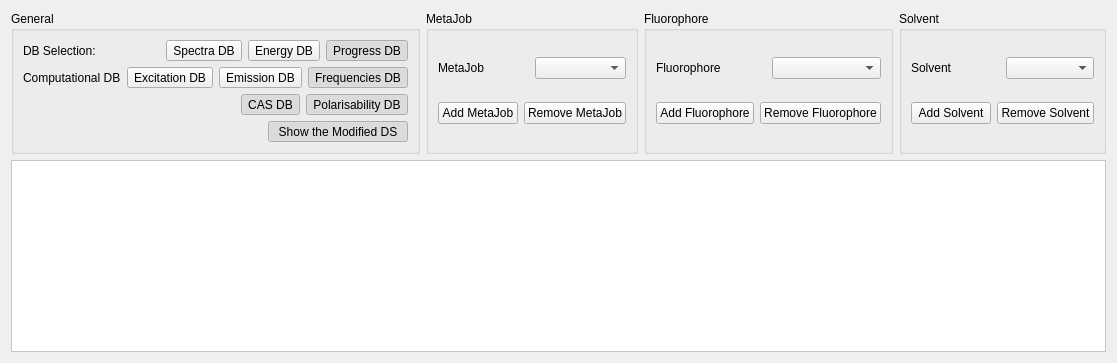
      <widget class="QWidget" name="tab_3">
       <attribute name="title">
        <string>Add/Remove</string>
       </attribute>
       <layout class="QVBoxLayout" name="verticalLayout_2">
        <item>
         <layout class="QHBoxLayout" name="horizontalLayout">
          <item>
           <widget class="QGroupBox" name="groupBox_3">
            <property name="sizePolicy">
             <sizepolicy hsizetype="Preferred" vsizetype="Maximum">
              <horstretch>0</horstretch>
              <verstretch>0</verstretch>
             </sizepolicy>
            </property>
            <property name="maximumSize">
             <size>
              <width>600</width>
              <height>16777215</height>
             </size>
            </property>
            <property name="title">
             <string>General</string>
            </property>
            <layout class="QVBoxLayout" name="verticalLayout_9">
             <item>
              <layout class="QHBoxLayout" name="horizontalLayout_11">
               <item>
                <widget class="QLabel" name="label_6">
                 <property name="text">
                  <string>DB Selection:</string>
                 </property>
                </widget>
               </item>
               <item>
                <widget class="QToolButton" name="ar_spectra">
                 <property name="text">
                  <string>Spectra DB</string>
                 </property>
                 <property name="checkable">
                  <bool>true</bool>
                 </property>
                </widget>
               </item>
               <item>
                <widget class="QToolButton" name="ar_energy">
                 <property name="text">
                  <string>Energy DB</string>
                 </property>
                 <property name="checkable">
                  <bool>true</bool>
                 </property>
                </widget>
               </item>
               <item>
                <widget class="QToolButton" name="ar_progress">
                 <property name="text">
                  <string>Progress DB</string>
                 </property>
                 <property name="checkable">
                  <bool>true</bool>
                 </property>
                 <property name="checked">
                  <bool>true</bool>
                 </property>
                </widget>
               </item>
              </layout>
             </item>
             <item>
              <layout class="QHBoxLayout" name="horizontalLayout_14">
               <item>
                <widget class="QLabel" name="label_4">
                 <property name="text">
                  <string>Computational DB</string>
                 </property>
                </widget>
               </item>
               <item>
                <widget class="QToolButton" name="ar_ex">
                 <property name="text">
                  <string>Excitation DB</string>
                 </property>
                 <property name="checkable">
                  <bool>true</bool>
                 </property>
                </widget>
               </item>
               <item>
                <widget class="QToolButton" name="ar_em">
                 <property name="text">
                  <string>Emission DB</string>
                 </property>
                 <property name="checkable">
                  <bool>true</bool>
                 </property>
                </widget>
               </item>
               <item>
                <widget class="QToolButton" name="ar_freq">
                 <property name="text">
                  <string>Frequencies DB</string>
                 </property>
                 <property name="checkable">
                  <bool>true</bool>
                 </property>
                 <property name="checked">
                  <bool>true</bool>
                 </property>
                </widget>
               </item>
              </layout>
             </item>
             <item>
              <layout class="QHBoxLayout" name="horizontalLayout_21">
               <item>
                <spacer name="horizontalSpacer_5">
                 <property name="orientation">
                  <enum>Qt::Horizontal</enum>
                 </property>
                 <property name="sizeHint" stdset="0">
                  <size>
                   <width>40</width>
                   <height>20</height>
                  </size>
                 </property>
                </spacer>
               </item>
               <item>
                <widget class="QToolButton" name="ar_cas">
                 <property name="text">
                  <string>CAS DB</string>
                 </property>
                 <property name="checkable">
                  <bool>true</bool>
                 </property>
                 <property name="checked">
                  <bool>true</bool>
                 </property>
                </widget>
               </item>
               <item>
                <widget class="QToolButton" name="ar_pol">
                 <property name="text">
                  <string>Polarisability DB</string>
                 </property>
                 <property name="checkable">
                  <bool>true</bool>
                 </property>
                 <property name="checked">
                  <bool>true</bool>
                 </property>
                </widget>
               </item>
              </layout>
             </item>
             <item>
              <layout class="QHBoxLayout" name="horizontalLayout_9">
               <item>
                <spacer name="horizontalSpacer_4">
                 <property name="orientation">
                  <enum>Qt::Horizontal</enum>
                 </property>
                 <property name="sizeHint" stdset="0">
                  <size>
                   <width>40</width>
                   <height>20</height>
                  </size>
                 </property>
                </spacer>
               </item>
               <item>
                <widget class="QToolButton" name="ar_show">
                 <property name="sizePolicy">
                  <sizepolicy hsizetype="Minimum" vsizetype="Fixed">
                   <horstretch>0</horstretch>
                   <verstretch>0</verstretch>
                  </sizepolicy>
                 </property>
                 <property name="minimumSize">
                  <size>
                   <width>140</width>
                   <height>0</height>
                  </size>
                 </property>
                 <property name="maximumSize">
                  <size>
                   <width>140</width>
                   <height>16777215</height>
                  </size>
                 </property>
                 <property name="text">
                  <string>Show the Modified DS</string>
                 </property>
                 <property name="checkable">
                  <bool>true</bool>
                 </property>
                 <property name="checked">
                  <bool>true</bool>
                 </property>
                </widget>
               </item>
              </layout>
             </item>
            </layout>
           </widget>
          </item>
          <item>
           <widget class="QGroupBox" name="groupBox">
            <property name="title">
             <string>MetaJob</string>
            </property>
            <layout class="QVBoxLayout" name="verticalLayout_10">
             <item>
              <layout class="QHBoxLayout" name="horizontalLayout_5">
               <item>
                <widget class="QLabel" name="label_8">
                 <property name="text">
                  <string>MetaJob</string>
                 </property>
                </widget>
               </item>
               <item>
                <widget class="QComboBox" name="ar_metajob_metajob"/>
               </item>
              </layout>
             </item>
             <item>
              <layout class="QHBoxLayout" name="horizontalLayout_13">
               <item>
                <widget class="QPushButton" name="ar_metajob_add">
                 <property name="text">
                  <string>Add MetaJob</string>
                 </property>
                </widget>
               </item>
               <item>
                <widget class="QPushButton" name="ar_metajob_remove">
                 <property name="text">
                  <string>Remove MetaJob</string>
                 </property>
                </widget>
               </item>
              </layout>
             </item>
            </layout>
           </widget>
          </item>
          <item>
           <widget class="QGroupBox" name="groupBox_2">
            <property name="title">
             <string>Fluorophore</string>
            </property>
            <layout class="QVBoxLayout" name="verticalLayout_7">
             <item>
              <layout class="QHBoxLayout" name="horizontalLayout_10">
               <item>
                <widget class="QLabel" name="label_5">
                 <property name="text">
                  <string>Fluorophore</string>
                 </property>
                </widget>
               </item>
               <item>
                <widget class="QComboBox" name="ar_fluorophore_fluorophore"/>
               </item>
              </layout>
             </item>
             <item>
              <layout class="QHBoxLayout" name="horizontalLayout_15">
               <item>
                <widget class="QPushButton" name="ar_fluorophore_add">
                 <property name="text">
                  <string>Add Fluorophore</string>
                 </property>
                </widget>
               </item>
               <item>
                <widget class="QPushButton" name="ar_fluorophore_remove">
                 <property name="text">
                  <string>Remove Fluorophore</string>
                 </property>
                </widget>
               </item>
              </layout>
             </item>
            </layout>
           </widget>
          </item>
          <item>
           <widget class="QGroupBox" name="groupBox_3">
            <property name="title">
             <string>Solvent</string>
            </property>
            <layout class="QVBoxLayout" name="verticalLayout_8">
             <item>
              <layout class="QHBoxLayout" name="horizontalLayout_12">
               <item>
                <widget class="QLabel" name="label_7">
                 <property name="text">
                  <string>Solvent</string>
                 </property>
                </widget>
               </item>
               <item>
                <widget class="QComboBox" name="ar_solvent_solvent"/>
               </item>
              </layout>
             </item>
             <item>
              <layout class="QHBoxLayout" name="horizontalLayout_16">
               <item>
                <widget class="QPushButton" name="ar_solvent_add">
                 <property name="text">
                  <string>Add Solvent</string>
                 </property>
                </widget>
               </item>
               <item>
                <widget class="QPushButton" name="ar_solvent_remove">
                 <property name="text">
                  <string>Remove Solvent</string>
                 </property>
                </widget>
               </item>
              </layout>
             </item>
            </layout>
           </widget>
          </item>
         </layout>
        </item>
        <item>
         <widget class="QTextEdit" name="ar_output">
          <property name="maximumSize">
           <size>
            <width>16777215</width>
            <height>16777215</height>
           </size>
          </property>
          <property name="styleSheet">
           <string notr="true">background-color:  #ffffff; color: #000000;</string>
          </property>
          <property name="readOnly">
           <bool>true</bool>
          </property>
         </widget>
        </item>
       </layout>
      </widget>
